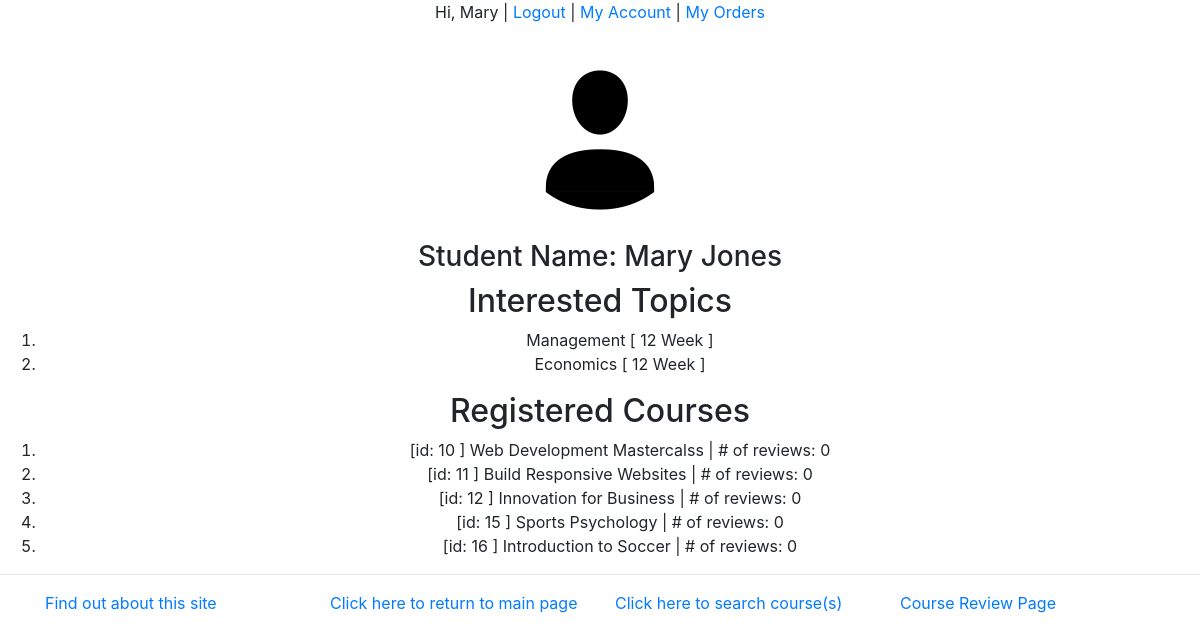
The app's page /myapp/myaccount/ (signed in) with its own data.
### myapp/models.py (models this page shows)
class Topic(models.Model):
    name = models.CharField(max_length=200)
    length = models.IntegerField(default=12)
    def __str__(self):
        return self.name + ' [ ' + str(self.length) + ' Week ]'

class Course(models.Model):
    title = models.CharField(max_length=200)
    topic = models.ForeignKey(Topic, related_name='courses', on_delete=models.CASCADE)
    price = models.DecimalField(max_digits=10, decimal_places=2,
                                validators=[MinValueValidator(50), MaxValueValidator(500)])
    for_everyone = models.BooleanField(default=True)
    description = models.TextField(blank=True)
    num_reviews = models.PositiveIntegerField(default=0)
    def __str__(self):
        return '[id: ' + str(self.id) + ' ] ' + self.title + '  | # of reviews: ' + str(self.num_reviews)

### myapp/views.py (the view)
# urls.py: path(r'myaccount/', views.myaccount, name='myaccount'),
@login_required(login_url='/myapp/login/')
def myaccount(request):
    if request.method == 'GET':
        username = request.user.username
        print(username)
        try:
            student = Student.objects.get(username=username)
            first_name = student.first_name
            last_name = student.last_name
            interested_in = student.interested_in
            registered_courses = student.registered_courses
            profile_picture_url = student.profile_picture.url
            print(profile_picture_url)
            topic_list = []
            for topic in interested_in.all():
                topic_list.append(topic)
            course_list = []
            for course in registered_courses.all():
                course_list.append(course)
            return render(request, 'myapp/myaccount.html',
                          {'first_name': first_name, 'last_name': last_name, 'topic_list': topic_list,
                           'course_list': course_list, 'profile_picture_url': profile_picture_url})
        except Student.DoesNotExist:
            return render(request, 'myapp/register.html', {'error_message': 'You are not a registered student!'})
    else:
        return render(request, 'myapp/login.html', {'error_message': 'You are not logged in!'})

### myapp/templates/myapp/myaccount.html (shortened to what this page needs)
{% extends 'myapp/base.html' %}
{% block body_block %}
    {% if profile_picture_url %}
        <img src="/static/myapp{{ profile_picture_url }}" alt="profile picture of {{ first_name }}">
    {% endif %}
    {% if first_name and last_name %}
        <h3>Student Name: {{ first_name }} {{ last_name }}</h3>
    {% endif %}
        <h2>Interested Topics</h2>
    <ol>
        {% for topic in topic_list %}
            <li>
        {{ topic }}
            </li>
        {% endfor %}
    </ol>
<h2>Registered Courses</h2>
<ol>
    {% for course in course_list %}
    <li>
        {{ course }}
    </li>
    {% endfor %}
</ol>
{% endblock body_block %}

### myapp/templates/myapp/base.html (shortened to what this page needs)
{% load static %}
<!DOCTYPE html>
<html>
<head>
    <link rel="stylesheet" type="text/css" href="{% static 'myapp/style.css' %}"/>
    <link rel="stylesheet" href="https://cdn.jsdelivr.net/npm/bootstrap@4.5.3/dist/css/bootstrap.min.css"
>
</head>
<body>
<div class="text-center">
    {% if request.user.username %}
        <p>Hi, {{ request.user.first_name }} | <a href="{% url 'myapp:logout' %}">Logout</a> | <a
                href="{% url 'myapp:myaccount' %}">My Account</a> | <a href="{% url 'myapp:myorders' %}">My Orders</a>
        </p>
    {% else %}
        <p><a href="{% url 'myapp:login' %}">You can LOGIN here</a> | <a href="{% url 'myapp:register' %}">You can
            REGISTER here</a></p>
    {% endif %}
    {% block body_block %}*** {% endblock %}
</div>
<hr/>
<div class="container">
    <div class="row justify-content-center">
        <div class="col-3"><a href="{% url 'myapp:about' %}">Find out about this site</a></div>
        <div class="col-3"><a href="{% url 'myapp:index' %}">Click here to return to main page</a></div>
        <div class="col-3"><a href="{% url 'myapp:findcourses' %}">Click here to search course(s)</a></div>
        <div class="col-3"><a href="{% url 'myapp:review' %}">Course Review Page</a></div>
    </div>
</div>
</body>
</html>

### records on screen
Topic: name+length "Management [ 12 Week ]"
Topic: name+length "Economics [ 12 Week ]"
Course: id+title+num_reviews "[id: 10 ] Web Development Mastercalss | # of reviews: 0"
Course: id+title+num_reviews "[id: 11 ] Build Responsive Websites | # of reviews: 0"
Course: id+title+num_reviews "[id: 12 ] Innovation for Business | # of reviews: 0"
Course: id+title+num_reviews "[id: 15 ] Sports Psychology | # of reviews: 0"
Course: id+title+num_reviews "[id: 16 ] Introduction to Soccer | # of reviews: 0"

### other values on screen
{{ request.user.first_name }} "Mary"
{{ first_name }} "Mary"
{{ last_name }} "Jones"
